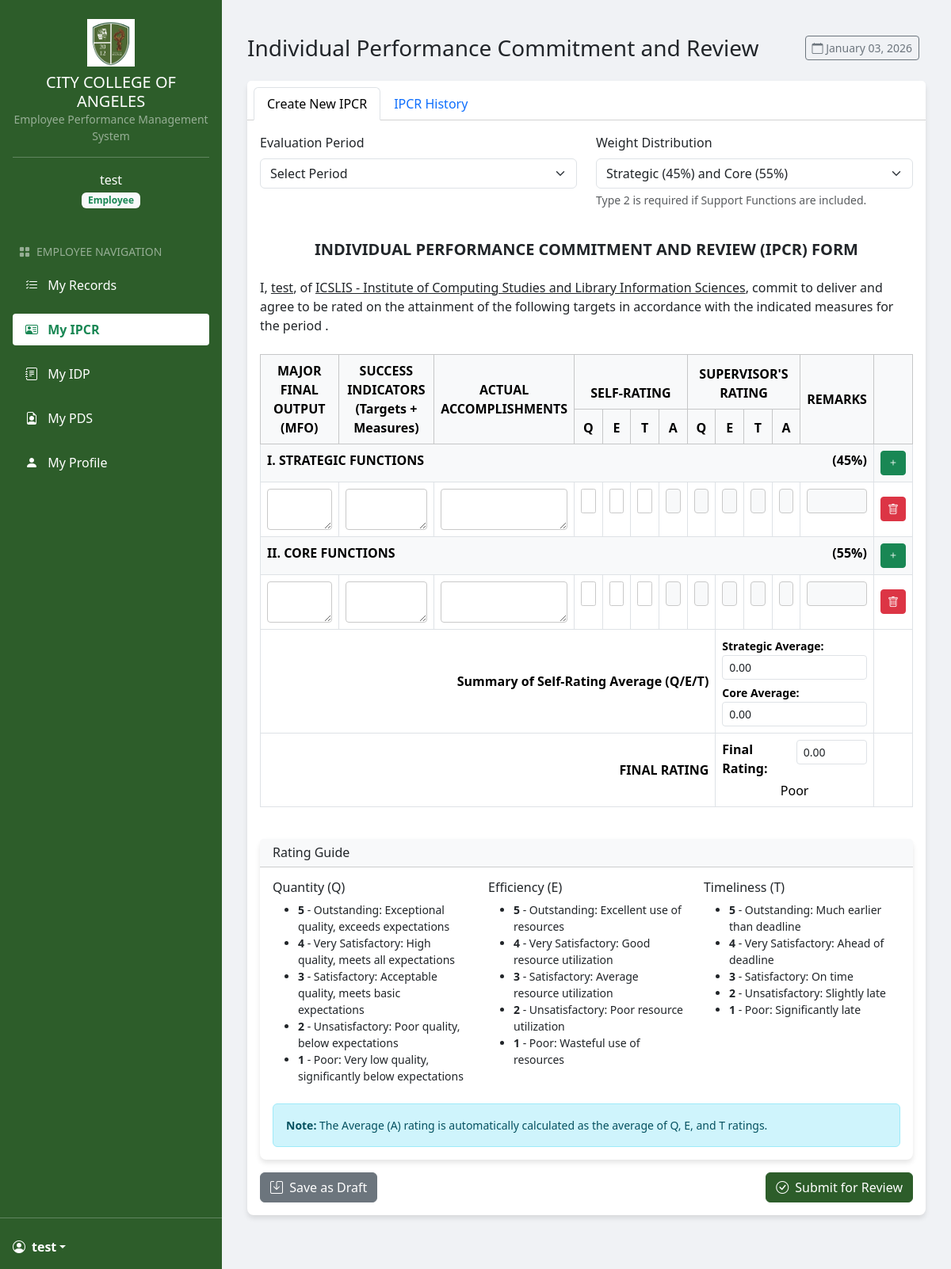
Before: /ipcr.php (signed in) with the older database file.
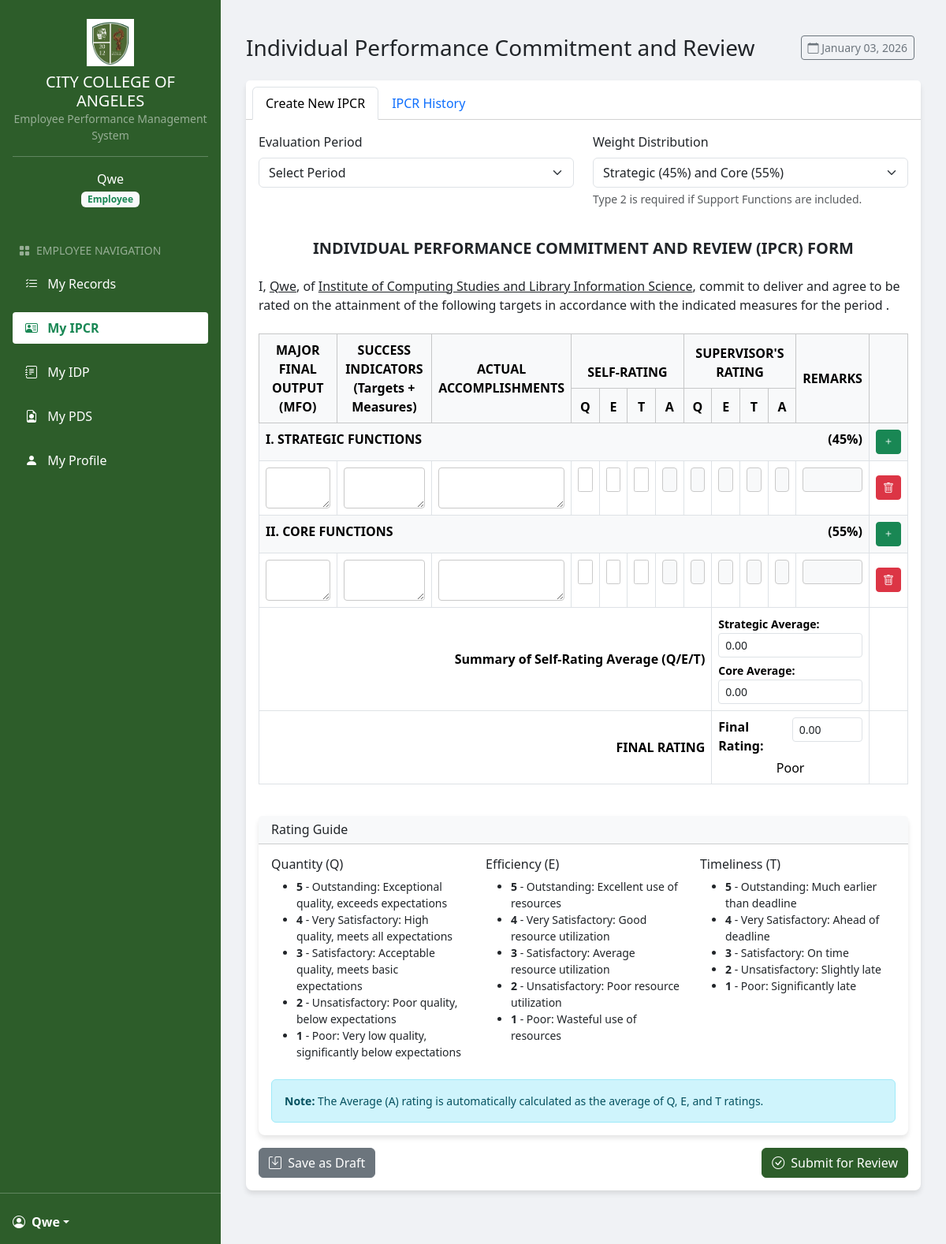
After: the same page with the newer database file.
### tables this page shows
CREATE TABLE `departments` (
  `id` int(11) NOT NULL,
  `name` varchar(255) NOT NULL,
  `description` text DEFAULT NULL,
  `head_id` int(11) DEFAULT NULL,
  `created_at` timestamp NOT NULL DEFAULT current_timestamp(),
  `updated_at` timestamp NOT NULL DEFAULT current_timestamp() ON UPDATE current_timestamp()
);

### ipcr.php (the view, shortened to what the changed rows need)
<?php
include_once('includes/header.php');
$host = "localhost";
$username = "root";
$password = "";
$database = "epms_db";
$conn = new mysqli($host, $username, $password, $database);
$user_department_id = $_SESSION['user_department_id'];
$dept_query = "SELECT name FROM departments WHERE id = ?";
$stmt = $conn->prepare($dept_query);
$stmt->bind_param("i", $user_department_id);
$stmt->execute();
$dept_result = $stmt->get_result();
$department_name = ($dept_result->num_rows > 0) ? $dept_result->fetch_assoc()['name'] : 'Unknown Department';
?>
<div class="container-fluid py-4">
    <div class="d-flex justify-content-between align-items-center mb-4">
        <h1 class="h3 mb-0">Individual Performance Commitment and Review</h1>
    </div>
    <div class="card mb-4">
        <div class="card-body">
            <div class="tab-content">
                <div class="tab-pane fade show active" id="new-form">
                    <form action="ipcr.php" method="POST" id="ipcr-form">
                        <div class="mb-4">
                            <p>I, <u><?php echo htmlspecialchars($_SESSION['user_name']); ?></u>, of <u><?php echo htmlspecialchars($department_name); ?></u>,
                            commit to deliver and agree to be rated on the attainment of the following targets in accordance with the indicated measures for the period <span id="period-display"></span>.</p>
                        </div>
                        <div class="table-responsive">
                            <table class="table table-bordered mb-4">
                                <thead class="table-light">
                                    <tr>
                                        <th rowspan="2" class="align-middle text-center" style="width: 16%">MAJOR FINAL OUTPUT (MFO)</th>
                                        <th rowspan="2" class="align-middle text-center" style="width: 16%">SUCCESS INDICATORS (Targets + Measures)</th>
                                        <th rowspan="2" class="align-middle text-center" style="width: 12%">ACTUAL ACCOMPLISHMENTS</th>
                                        <th colspan="4" class="text-center" style="width: 18%">SELF-RATING</th>
                                        <th colspan="4" class="text-center" style="width: 18%">SUPERVISOR'S RATING</th>
                                        <th rowspan="2" class="align-middle text-center" style="width: 10%">REMARKS</th>
                                        <th rowspan="2" class="align-middle text-center" style="width: 2%"></th>
                                    </tr>
                                    <tr>
                                        <th class="text-center" style="width: 4.5%">Q</th>
                                        <th class="text-center" style="width: 4.5%">E</th>
                                        <th class="text-center" style="width: 4.5%">T</th>
                                        <th class="text-center" style="width: 4.5%">A</th>
                                        <th class="text-center" style="width: 4.5%">Q</th>
                                        <th class="text-center" style="width: 4.5%">E</th>
                                        <th class="text-center" style="width: 4.5%">T</th>
                                        <th class="text-center" style="width: 4.5%">A</th>
                                    </tr>
                                </thead>
                            </table>
                        </div>
                    </form>
                </div>
            </div>
        </div>
    </div>
</div>
<?php
include_once('includes/footer.php');
?>

### includes/sidebar.php (shortened to what the changed rows need)
<?php
$current_page = basename($_SERVER['PHP_SELF']);
$base_path = '';
$is_admin_section = (strpos($current_page, 'admin/') !== false || strpos($_SERVER['PHP_SELF'], '/admin/') !== false);
if ($is_admin_section) {
    $base_path = '../';
    $admin_path = '';
} else {
    $base_path = '';
}
$menu_items = [];
switch ($_SESSION['user_role']) {
    case 'regular_employee':
        $menu_items = [
            ['icon' => 'bi bi-list-check', 'title' => 'My Records', 'url' => $base_path . 'records.php', 'active' => ($current_page == 'records.php')],
            ['icon' => 'bi bi-person-vcard', 'title' => 'My IPCR', 'url' => $base_path . 'ipcr.php', 'active' => ($current_page == 'ipcr.php')],
            ['icon' => 'bi bi-journal-text', 'title' => 'My IDP', 'url' => $base_path . 'idp.php', 'active' => ($current_page == 'idp.php')],
            ['icon' => 'bi bi-file-earmark-person', 'title' => 'My PDS', 'url' => $base_path . 'pdsT2.php', 'active' => ($current_page == 'pdsT2.php')],
            ['icon' => 'bi bi-person-fill', 'title' => 'My Profile', 'url' => $base_path . 'profile.php', 'active' => ($current_page == 'profile.php')]
        ];
        break;
}
?>
<div class="sidebar" id="sidebar">
    <div class="d-flex flex-column h-100">
        <div class="text-center text-white p-3" style="background-color: #2d5d2a;">
            <img src="<?php echo $is_admin_section ? '../' : ''; ?>images/CCA.jpg" alt="College Logo" class="sidebar-logo my-2" style="width: 60px; height: auto;">
            <h5 class="mb-0">CITY COLLEGE OF ANGELES</h5>
            <div class="small text-white-50 mb-3">Employee Performance Management System</div>
            <hr class="border-light opacity-25 mt-2 mb-3">
            <div class="user-info mb-2">
                <div class="user-name"><?php echo htmlspecialchars($_SESSION['user_name']); ?></div>
                <div class="badge bg-light text-success mt-1">
                    <?php
                    $role_display = "User";
                    switch ($_SESSION['user_role']) {
                        case 'regular_employee':
                            $role_display = "Employee";
                            break;
                    }
                    echo $role_display;
                    ?>
                </div>
            </div>
        </div>
        <div class="nav-menu flex-grow-1 px-2 py-2" style="background-color: #2d5d2a;">
            <ul class="nav nav-pills flex-column">
                <?php
                if ($_SESSION['user_role'] === 'admin'): ?>
                    <li class="text-white-50 small px-3 py-1 mt-2"><i class="bi bi-grid-fill me-2"></i>ADMIN NAVIGATION</li>
                <?php elseif ($_SESSION['user_role'] === 'president'): ?>
                    <li class="text-white-50 small px-3 py-1 mt-2"><i class="bi bi-grid-fill me-2"></i>PRESIDENT NAVIGATION</li>
                <?php elseif ($_SESSION['user_role'] === 'department_head'): ?>
                    <li class="text-white-50 small px-3 py-1 mt-2"><i class="bi bi-grid-fill me-2"></i>DEPARTMENT HEAD NAVIGATION</li>
                <?php else: ?>
                    <li class="text-white-50 small px-3 py-1 mt-2"><i class="bi bi-grid-fill me-2"></i>EMPLOYEE NAVIGATION</li>
                <?php endif; ?>
                <?php foreach ($menu_items as $item): ?>
                    <li class="nav-item my-1">
                        <a href="<?php echo $item['url']; ?>" class="nav-link <?php echo $item['active'] ? 'active bg-white text-success' : 'text-white'; ?>">
                            <i class="<?php echo $item['icon']; ?> me-2"></i>
                            <?php echo $item['title']; ?>
                        </a>
                    </li>
                <?php endforeach; ?>
            </ul>
        </div>
        <div class="mt-auto" style="background-color: #2d5d2a;">
            <hr class="border-light opacity-25 mb-2">
            <div class="dropdown p-3">
                <a href="#" class="d-flex align-items-center text-white text-decoration-none dropdown-toggle" id="dropdownUser" data-bs-toggle="dropdown" aria-expanded="false">
                    <i class="bi bi-person-circle me-2"></i>
                    <strong><?php echo htmlspecialchars($_SESSION['user_name']); ?></strong>
                </a>
            </div>
        </div>
    </div>
</div>

Changed rows visible on the page:
no longer on this page (row edited): departments: name "ICSLIS - Institute of Computing Studies and Library Information Sciences"
now on this page (row unchanged): departments: name "Institute of Computing Studies and Library Information Science"
Other visible differences:
$_SESSION['user_name']: "test" → "Qwe"
